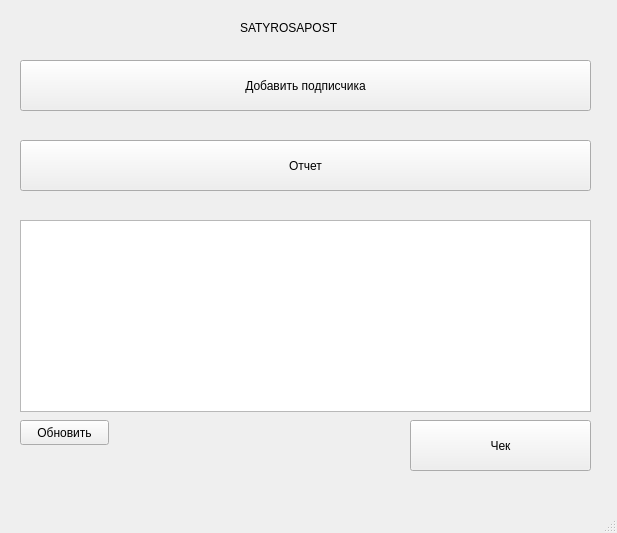
<?xml version="1.0" encoding="UTF-8"?>
<ui version="4.0">
 <class>MainWindow</class>
 <widget class="QMainWindow" name="MainWindow">
  <property name="geometry">
   <rect>
    <x>0</x>
    <y>0</y>
    <width>617</width>
    <height>533</height>
   </rect>
  </property>
  <property name="windowTitle">
   <string>MainWindow</string>
  </property>
  <widget class="QWidget" name="centralwidget">
   <widget class="QPushButton" name="pushButton">
    <property name="geometry">
     <rect>
      <x>20</x>
      <y>60</y>
      <width>571</width>
      <height>51</height>
     </rect>
    </property>
    <property name="text">
     <string>Добавить подписчика</string>
    </property>
   </widget>
   <widget class="QPushButton" name="reports">
    <property name="geometry">
     <rect>
      <x>20</x>
      <y>140</y>
      <width>571</width>
      <height>51</height>
     </rect>
    </property>
    <property name="text">
     <string>Отчет</string>
    </property>
   </widget>
   <widget class="QPushButton" name="pushButton_3">
    <property name="geometry">
     <rect>
      <x>410</x>
      <y>420</y>
      <width>181</width>
      <height>51</height>
     </rect>
    </property>
    <property name="text">
     <string>Чек</string>
    </property>
   </widget>
   <widget class="QTableView" name="tableView">
    <property name="geometry">
     <rect>
      <x>20</x>
      <y>220</y>
      <width>571</width>
      <height>192</height>
     </rect>
    </property>
   </widget>
   <widget class="QLabel" name="label">
    <property name="geometry">
     <rect>
      <x>240</x>
      <y>20</y>
      <width>201</width>
      <height>17</height>
     </rect>
    </property>
    <property name="maximumSize">
     <size>
      <width>16777215</width>
      <height>16777215</height>
     </size>
    </property>
    <property name="autoFillBackground">
     <bool>false</bool>
    </property>
    <property name="text">
     <string>SATYROSAPOST</string>
    </property>
    <property name="textInteractionFlags">
     <set>Qt::LinksAccessibleByKeyboard|Qt::LinksAccessibleByMouse|Qt::TextBrowserInteraction|Qt::TextSelectableByKeyboard|Qt::TextSelectableByMouse</set>
    </property>
   </widget>
   <widget class="QPushButton" name="pushButton_2">
    <property name="geometry">
     <rect>
      <x>20</x>
      <y>420</y>
      <width>89</width>
      <height>25</height>
     </rect>
    </property>
    <property name="text">
     <string>Обновить</string>
    </property>
   </widget>
  </widget>
  <widget class="QMenuBar" name="menubar">
   <property name="geometry">
    <rect>
     <x>0</x>
     <y>0</y>
     <width>617</width>
     <height>22</height>
    </rect>
   </property>
  </widget>
  <widget class="QStatusBar" name="statusbar"/>
 </widget>
 <resources/>
 <connections/>
</ui>
